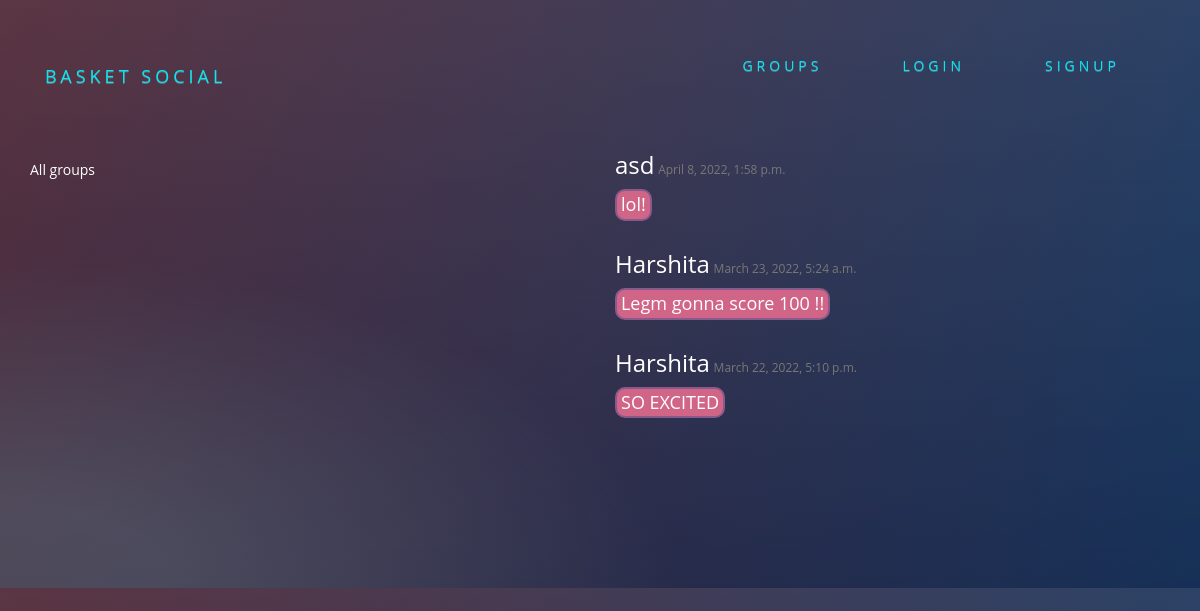
/posts/, run on the app's committed database.
### posts/models.py (models this page shows, shortened)
class Post(models.Model):
    user=models.ForeignKey(User,related_name='posts',on_delete=models.CASCADE)
    created_at=models.DateTimeField(auto_now=True)
    message=models.TextField()
    message_html=models.TextField(editable=False)
    group=models.ForeignKey(Group,related_name='posts',null=True,blank=True,on_delete=models.CASCADE)
    class Meta:
        ordering=['-created_at']

### posts/views.py (the view)
# urls.py: path('',views.PostList.as_view(),name='all'),
class PostList(SelectRelatedMixin,generic.ListView):
    model=models.Post
    select_related=('user','group')

### posts/templates/posts/post_list.html (shortened to what this page needs)
{% extends "posts/post_base.html" %}
{% block pre_post_content %}
<div class="col-md-6">
	<div class="card card-with-shadow">
		<div class="content">
			<h5 class="title">All groups</h5>
		</div>
	</div>
</div>
{% endblock %}
{% block post_content %}
<div class="col-md-6">
	{% for post in post_list %}
  {% include "posts/_post.html" %}
	{% endfor %}
</div>
{% endblock %}

### posts/templates/posts/_post.html (shortened to what this page needs)
<div class="post media">
<div class="lk">
  <h3 style="display:inline;">{{post.user.username}}</h3> <h9 id='lj' style="display:inline;">{{ post.created_at }}</h9>
</div>
  <h4><span id='textthread' >{{post.message}}</h4>
  <div class="media-body">
  </div>
</div>

### static/social/css/master.css (style rules this page uses)
body { margin: 0; overflow: auto; background: #2f294f; color:white; }
* { -webkit-box-sizing:border-box; -moz-box-sizing:border-box; -ms-box-sizing:border-box; -o-box-sizing:border-box; box-sizing:border-box; }
body { font-family: 'Open Sans', sans-serif; background: #092756; background: -moz-radial-gradient(0% 100%, ellipse cover, rgba(104,128,138,.4) 10%,rgba(138,114,76,0) 40%),-moz-linear-gradient(top, rgba(57,173,219,.25) 0%, rgba(42,60,87,.4) 100%), -moz-linear-gradient(-45deg, #670d10 0%, #092756 100%); background: -webkit-radial-gradient(0% 100%, ellipse cover, rgba(104,128,138,.4) 10%,rgba(138,114,76,0) 40%), -webkit-linear-gradient(top, rgba(57,173,219,.25) 0%,rgba(42,60,87,.4) 100%), -webkit-linear-gradient(-45deg, #670d10 0%,#092756 100%); background: -o-radial-gradient(0% 100%, ellipse cover, rgba(104,128,138,.4) 10%,rgba(138,114,76,0) 40%), -o-linear-gradient(top, rgba(57,173,219,.25) 0%,rgba(42,60,87,.4) 100%), -o-linear-gradient(-45deg, #670d10 0%,#092756 100%); background: -ms-radial-gradient(0% 100%, ellipse cover, rgba(104,128,138,.4) 10%,rgba(138,114,76,0) 40%), -ms-linear-gradient(top, rgba(57,173,219,.25) 0%,rgba(42,60,87,.4) 100%), -ms-linear-gradient(-45deg, #670d10 0%,#092756 100%); background: -webkit-radial-gradient(0% 100%, ellipse cover, rgba(104,128,138,.4) 10%,rgba(138,114,76,0) 40%), linear-gradient(to bottom, rgba(57,173,219,.25) 0%,rgba(42,60,87,.4) 100%), linear-gradient(135deg, #670d10 0%,#092756 100%); filter: progid:DXImageTransform.Microsoft.gradient( startColorstr='#3E1D6D', endColorstr='#092756',GradientType=1 ); }
* { margin: 0; padding: 0; box-sizing: border-box; }
.lk { display: inline; overflow: hidden; }
#lj { font-size: 12px; color: #787878; }
#textthread { border: 2px solid #88598b; border-radius: 10px; padding: 4px; background-color: #D16587; display: inline-block; }

### data on the page
Post: user.username "asd", created_at "April 8, 2022, 1:58 p.m.", message "lol!"
Post: user.username "Harshita", created_at "March 23, 2022, 5:24 a.m.", message "Legm gonna score 100 !!"
Post: user.username "Harshita", created_at "March 22, 2022, 5:10 p.m.", message "SO EXCITED"
